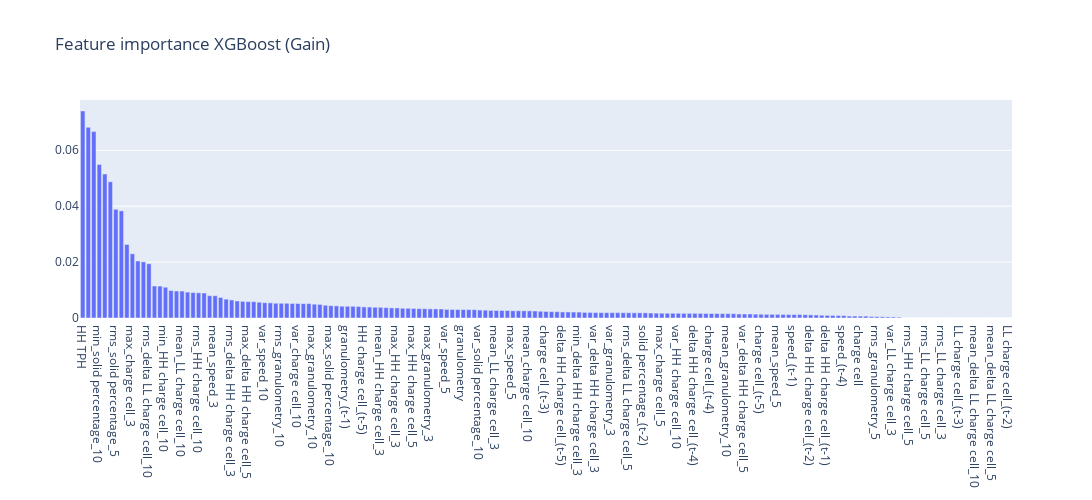

The cell this chart's notebook holds for it:
### Code cell
# Plot
fig = go.Figure([go.Bar(x=df_importance["tag"], y=df_importance["importance"])])
fig.update_layout(height=500, width=1200,title="Feature importance XGBoost (Gain)",) 
fig.show()

### Figure 1 — Plotly figure (JSON) as saved in the notebook; plotly's stock layout.template omitted (floating-point values rounded to 4 significant figures; data arrays with more than 128 entries replaced by an {"elided": "..."} marker saying what was removed)
{"data": [{"type": "bar", "x": {"elided": "169 str values"}, "y": {"elided": "169 float values"}}], "layout": {"height": 500, "title": {"text": "Feature importance XGBoost (Gain)"}, "width": 1200}}
